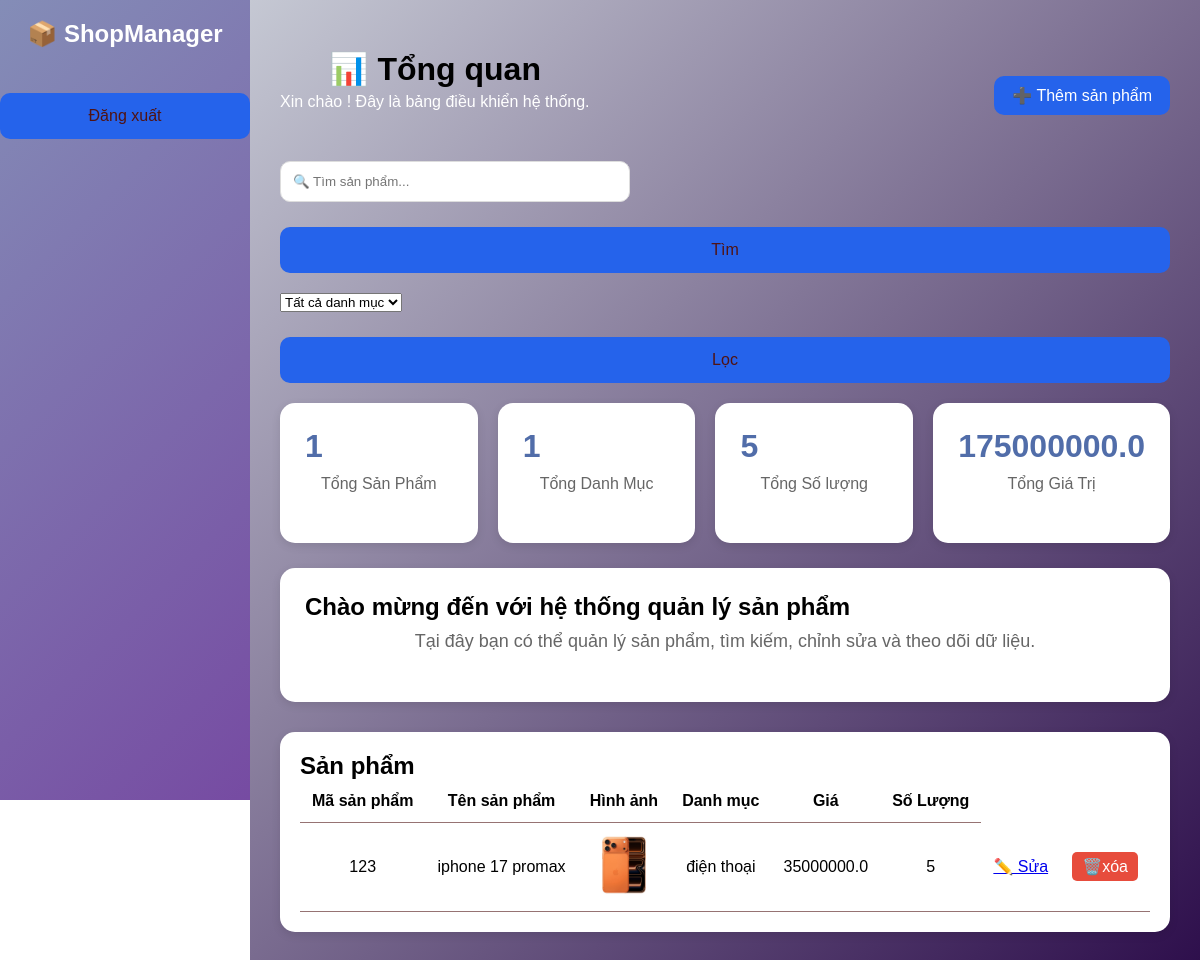
Page /dashboard on the earlier database version.
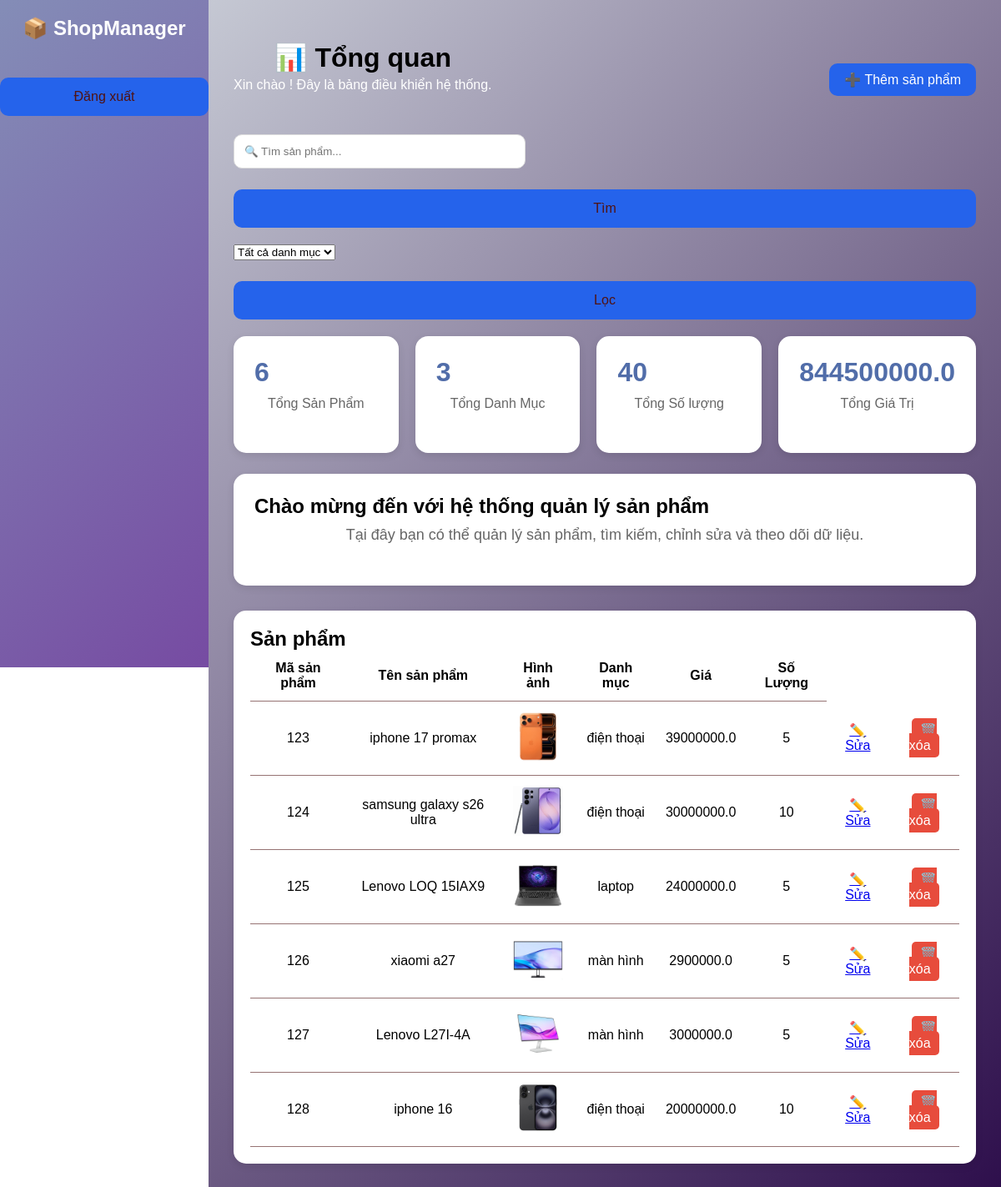
Same page on the later database version.
### tables this page shows
CREATE TABLE products(
        id INTEGER PRIMARY KEY AUTOINCREMENT,
        name TEXT,
        category TEXT,
        price REAL,
        quantity INTEGER,
        code TEXT,
        image TEXT
    );

### app.py (the view, shortened to what this page needs)
@app.route('/dashboard', methods=['GET', 'POST'])
def dashboard():
    conn = sqlite3.connect("products.db")
    c = conn.cursor()
    keyword = request.args.get("keyword", "")
    category = request.args.get("category", "")
    c.execute("SELECT COUNT(DISTINCT category) FROM products")
    total_category = c.fetchone()[0]
    c.execute("SELECT SUM(price * quantity) FROM products")
    total_price = c.fetchone()[0] or 0
    c.execute("SELECT SUM(quantity) FROM products")
    total_quantity = c.fetchone()[0] or 0
    sql = "SELECT * FROM products WHERE 1=1"
    params = []
    if keyword:
       sql += " AND name LIKE ?"
       params.append(f"%{keyword}%")
    if category:
       sql += " AND category = ?"
       params.append(category)
    c.execute(sql, params)
    products = c.fetchall()
    total_products = len(products)
    c.execute("SELECT DISTINCT category FROM products")
    categories = c.fetchall()
    conn.close()
    return render_template(
    'dashboard.html',
    products=products,
    categories=categories,
    keyword=keyword,
    total_products=total_products,
    total_category=total_category,
    total_price=total_price,
    total_quantity=total_quantity
)

### templates/dashboard.html (shortened to what this page needs)
{% extends "base.html" %}
{% block content %}
<body class="dashboard-page"></body>
<div class="dashboard">
    <div class="dashboard-header">
        <div>
            <h1>📊 Tổng quan</h1>
            <p>Xin chào ! Đây là bảng điều khiển hệ thống.</p>
        </div>
        <button class="add-btn"  onclick="toggleForm()">
            ➕ Thêm sản phẩm
        </button>
</div>
    </div>
    <div class="top-search">
    <form method="GET" action="/dashboard">
        <input
            type="text"
            name="keyword"
            placeholder="🔍 Tìm sản phẩm..."
            value="{{ keyword }}"
        >
        <button type="submit">
            Tìm
        </button>
    </form>
</div>
<form method="GET" action="/dashboard">
    <select name="category">
        <option value="">
            Tất cả danh mục
        </option>
    </select>
    <button type="submit">
        Lọc
    </button>
</form>
    <div class="cards">
        <div class="card-box">
            <h2>{{ total_products }}</h2>
            <p>Tổng Sản Phẩm</p>
        </div>
        <div class="card-box">
            <h2>{{ total_category}}</h2>
            <p> Tổng Danh Mục</p>
        </div>
        <div class="card-box">
            <h2>{{ total_quantity}}</h2>
            <p>Tổng Số lượng</p>
        </div>
        <div class="card-box">
            <h2>{{ total_price}}</h2>
            <p>Tổng Giá Trị</p>
        </div>
    </div>
    <div class="welcome-box">
        <h2>Chào mừng đến với hệ thống quản lý sản phẩm</h2>
        <p>
            Tại đây bạn có thể quản lý sản phẩm,
            tìm kiếm, chỉnh sửa và theo dõi dữ liệu.
        </p>
    </div>
    <div class="table-container">
        <h2>Sản phẩm </h2>
        <table>
            <thead>
                <tr>
                    <th>Mã sản phẩm</th>
                    <th>Tên sản phẩm</th>
                    <th>Hình ảnh</th>
                    <th>Danh mục</th>
                    <th>Giá</th>
                    <th>Số Lượng</th>
                </tr>
            </thead>
 <tbody>
{% for product in products %}
<tr>
<td>{{ product[5] }}</td>
<td>{{ product[1] }}</td>
<td>
    <img
        src="{{ url_for('static',
        filename='uploads/' + product[6]) }}"
        width="60">
</td>
<td>{{ product[2] }}</td>
<td>{{ product[3] }}</td>
<td>{{ product[4] }}</td>
<td>
    <a href="#"
       onclick="editProduct(
       '{{ product[0] }}',
       '{{ product[1] }}',
       '{{ product[2] }}',
       '{{ product[3] }}',
       '{{ product[4] }}',
       '{{ product[5] }}',
       '{{ product[6] }}',
       )">
       ✏️ Sửa
    </a>
</td>
    <td>
        <a href="{{ url_for('delete_product', id=product[0]) }}"
           onclick="return confirm('Bạn có chắc muốn xóa sản phẩm này?')"
           class="delete-btn">
            🗑️xóa
        </a>
    </td>
</tr>
</tbody>
{% endfor %}
</table>
    </div>
</div>
{% endblock %}

### templates/base.html (shortened to what this page needs)
<!DOCTYPE html>
<html lang="vi">
<head>
    <link rel="stylesheet"
          href="{{ url_for('static', filename='style.css') }}">
</head>
<body>
<div class="sidebar">
    <h2>📦 ShopManager</h2>
    <a class="menu-item logout" href="/login">
        <button class="logout-btn">
         Đăng xuất
        </button>
    </a>
</div>
<div class="main-content">
    {% block content %}
    {% endblock %}
</body>
</html>

### static/style.css (style rules this page uses)
* { margin:0; padding:0; box-sizing:border-box; font-family:Arial, sans-serif; }
h1 { text-align:center; margin-top:20px; }
p { text-align:center; color:#666; margin-bottom:25px; }
input { width:100%; padding:12px; border:1px solid #ddd; border-radius:10px; }
button { width:100%; padding:14px; margin-top:25px; border:none; border-radius:10px; background:#2563eb; color:rgb(80, 19, 19); font-size:16px; cursor:pointer; }
body { margin:0; font-family:Arial, sans-serif; }
.sidebar { width:250px; height:100vh; position:fixed; left:0; top:0; background: linear-gradient(135deg,#848db7,#764ba2); color:white; }
.sidebar h2 { text-align:center; padding:20px 0; }
.sidebar a { color:white; text-decoration:none; }
.main-content { margin-left:250px; padding:30px; background: linear-gradient(135deg,#c5c8d3,#2e0f4c); min-height:100vh; }
.cards { display:flex; gap:20px; margin-top:20px; }
.card-box { flex:1; background:white; padding:25px; border-radius:15px; box-shadow:0 3px 10px rgba(0,0,0,.1); }
.card-box h2 { color:#fcfcfc; }
.table-container { margin-top:30px; background:rgb(255, 255, 255); padding:20px; border-radius:15px; box-shadow:0 3px 10px rgba(0,0,0,.1); }
table { width:100%; border-collapse:collapse; }
table th, table td { border-bottom:1px solid #967373; padding:12px; text-align:center; }
.welcome-box p { color: #ffffff; font-size: 18px; font-weight: 500; }
.dashboard-header { display:flex; justify-content:space-between; align-items:center; margin-bottom:25px; }
.dashboard-header h1 { margin-bottom:5px; }
.dashboard-header p { color:#ffffff; }
.add-btn { width:auto; padding:10px 18px; background:#2563eb; color:white; }
.top-search { margin-bottom:20px; }
.top-search input { width:350px; padding:12px; border:1px solid #ddd; border-radius:10px; }
.cards { display:grid; grid-template-columns:repeat(4,1fr); gap:20px; margin-bottom:25px; }
.card-box { background:rgb(255, 255, 255); padding:25px; border-radius:15px; box-shadow:0 3px 10px rgba(0,0,0,.1); }
.card-box h2 { color:#516da9; font-size:32px; margin-bottom:10px; }
.welcome-box { background:white; padding:25px; border-radius:15px; margin-bottom:25px; box-shadow:0 3px 10px rgba(0,0,0,.1); }
.welcome-box h2 { margin-bottom:10px; }
.welcome-box p { color:#666; }
.delete-btn { background: #e74c3c; color: white; padding: 6px 10px; border-radius: 5px; text-decoration: none; }
.logout { display: block; text-align: center; color: white; text-decoration: none; }

Differences in the rows shown:
removed products: code "123", name "iphone 17 promax", image (picture), category "điện thoại", price "35000000.0", quantity "5"
added products: code "123", name "iphone 17 promax", image (picture), category "điện thoại", price "39000000.0", quantity "5"
added products: code "124", name "samsung galaxy s26 ultra", image (picture), category "điện thoại", price "30000000.0", quantity "10"
added products: code "125", name "Lenovo LOQ 15IAX9", image (picture), category "laptop", price "24000000.0", quantity "5"
added products: code "126", name "xiaomi a27", image (picture), category "màn hình", price "2900000.0", quantity "5"
added products: code "127", name "Lenovo L27I-4A", image (picture), category "màn hình", price "3000000.0", quantity "5"
added products: code "128", name "iphone 16", image (picture), category "điện thoại", price "20000000.0", quantity "10"
Other differences:
{{ total_products }}: "1" → "6"
{{ total_category }}: "1" → "3"
{{ total_quantity }}: "5" → "40"
{{ total_price }}: "175000000.0" → "844500000.0"
